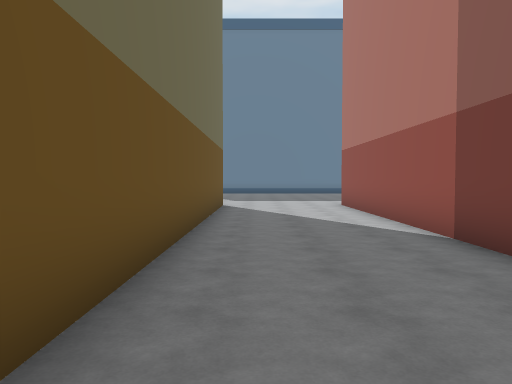
view 1 (above)

24 first-person views from a walk through a scene from a Unity 3-D project. The camera is 1.4 m above the floor, tilts 2° down and sees 70° across. The floor is counted in squares, 2 m on a side. Each view is taken from the middle of a square. On the plan, view 1 faces up. The plan holds only what a view shows up to about 11 squares ahead; the rest is blank. The place goes on beyond the plan. The player is left out. Some animated figures are left out. Some surface patterns are stand-ins.

view 2
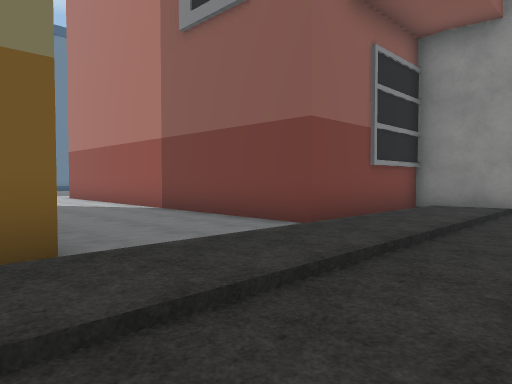

view 3
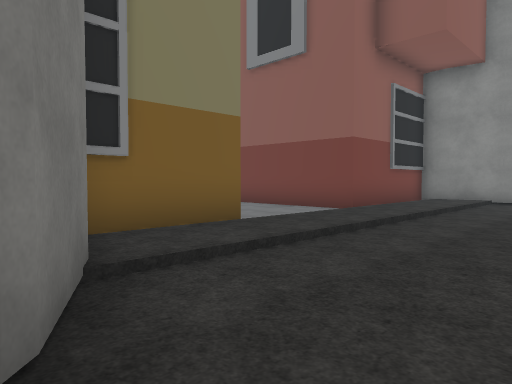

view 4
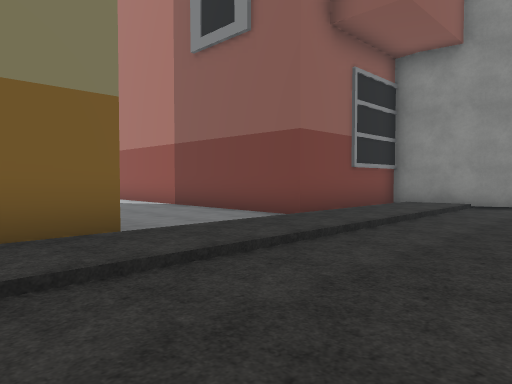

view 5
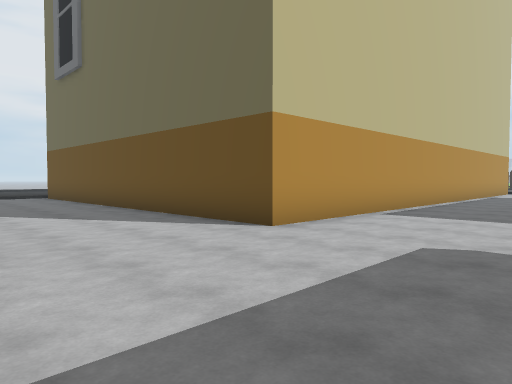

view 6
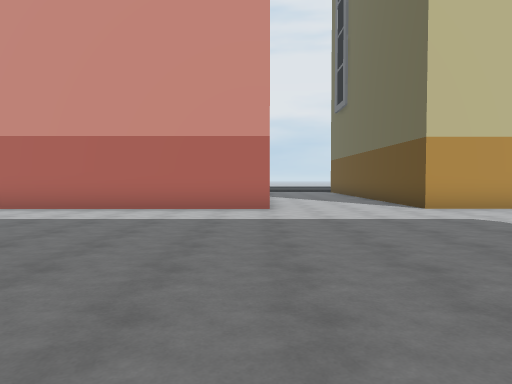

view 7
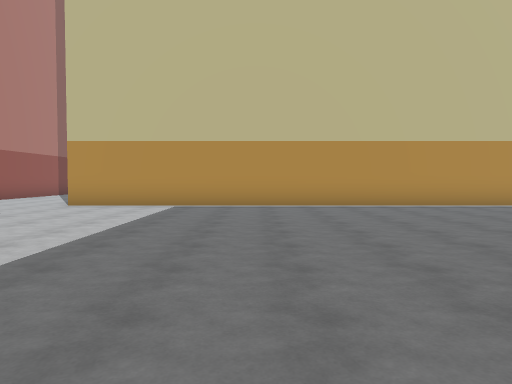

view 8
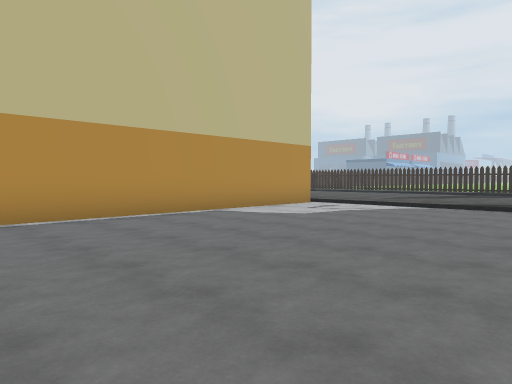

view 9
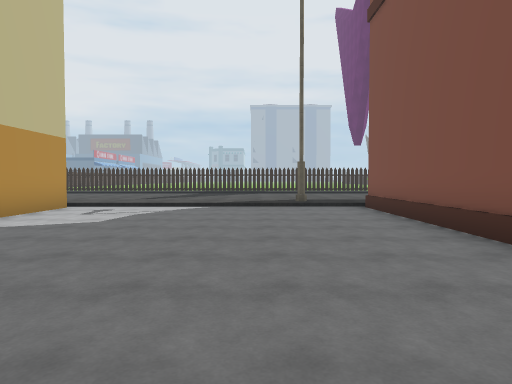

view 10
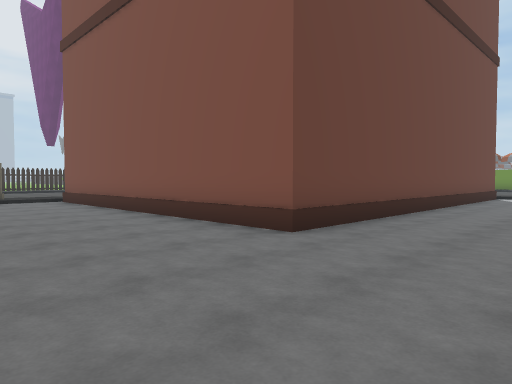

view 11
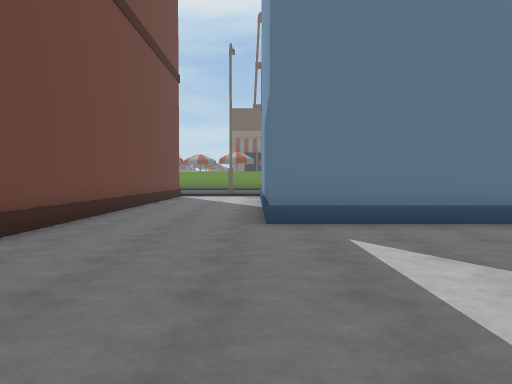

view 12
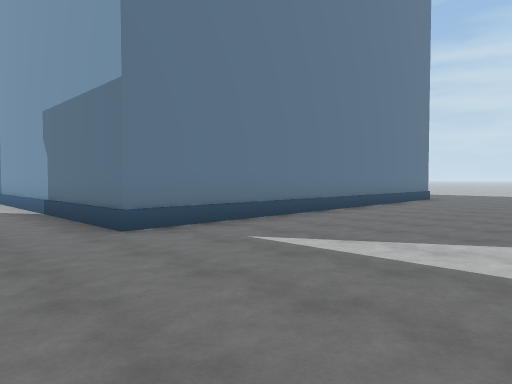

view 13
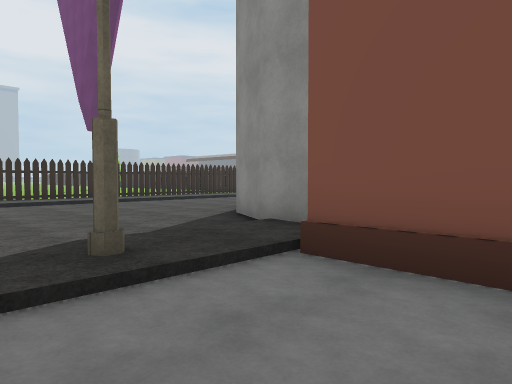

view 14
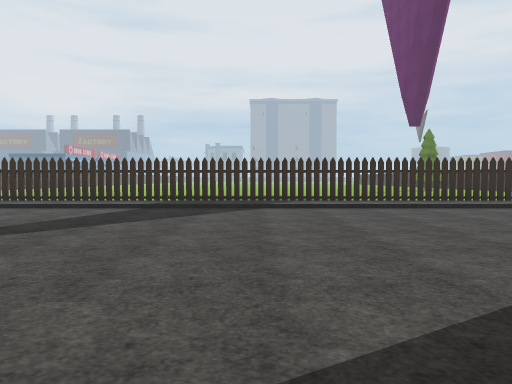

view 15
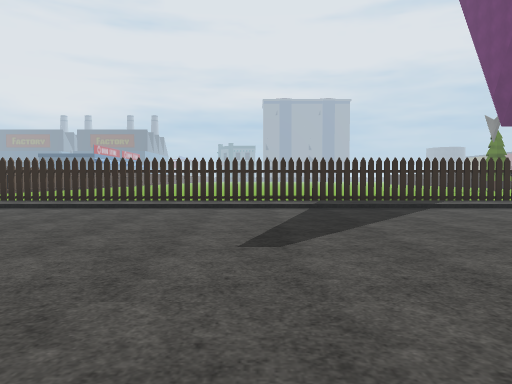

view 16
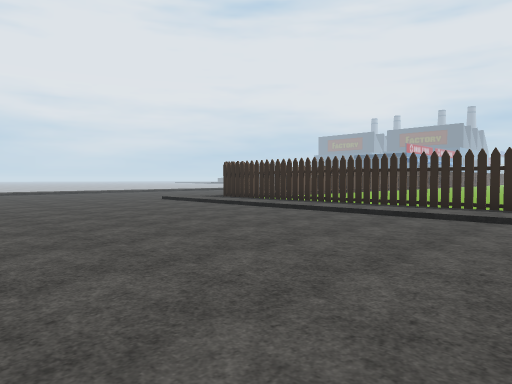

view 17
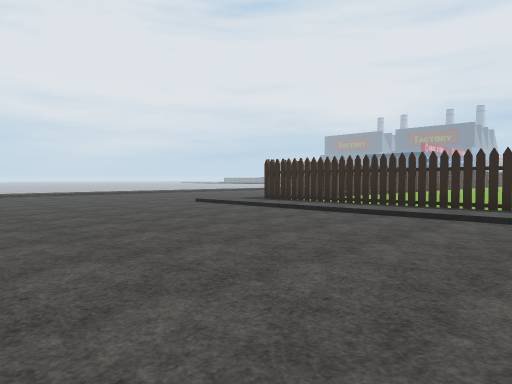

view 18
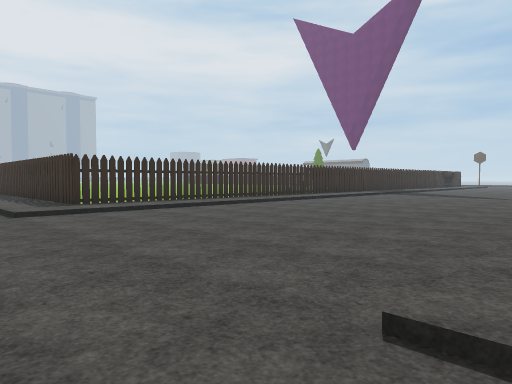

view 19
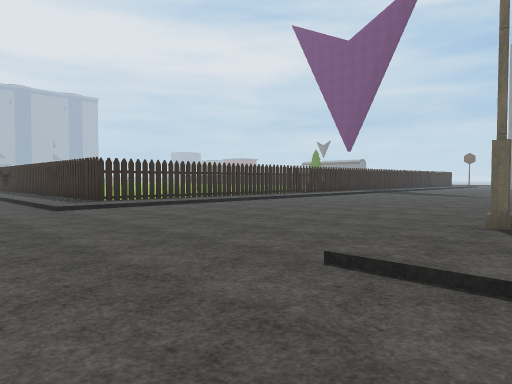

view 20
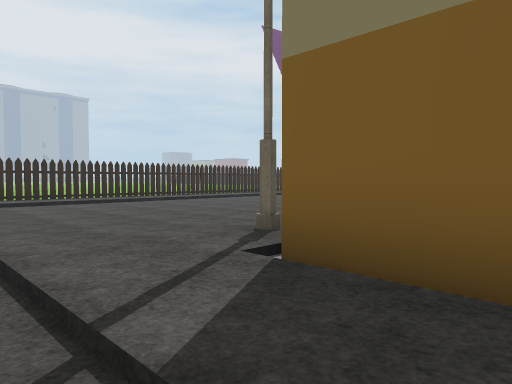

view 21
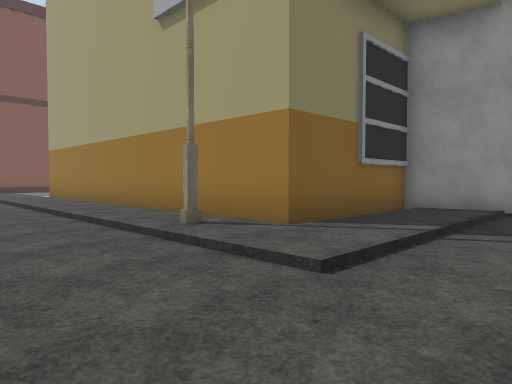

view 22
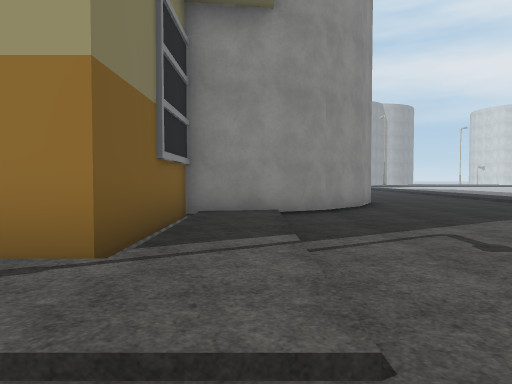

view 23
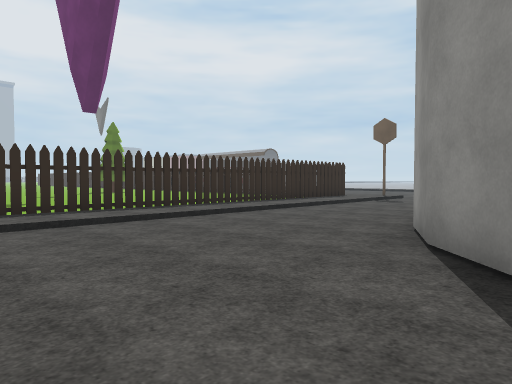

view 24
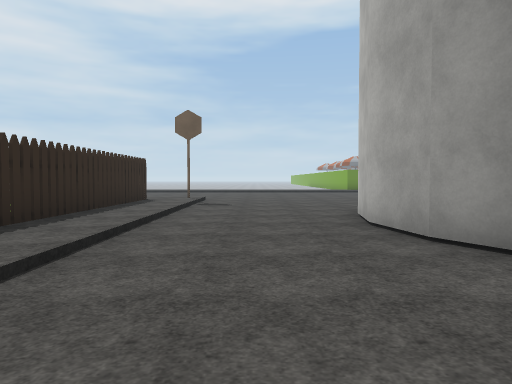

### Floor plan
Key: @ floor where view 1 was taken; # wall or solid block; . main floor; : floor 0.25 m higher than the main floor; / step, stairs or slope; ^ raised ledge; B building; F fence.
Columns run from 28 left of view 1 to 8 right of it. Each row starts with its distance up from view 1.
 26  F/...#             #..B
 25  F/...#             #..B
 24  F/...#             #..B
 23  F/...##            #..B
 22  F/....##           #..B
 21  F/.....##          #..BBBBBBBBBB
 20  F/......###        #............
 19  F/....../:#########^.............
 18  F/....../:/......................
 17  F/....../#/......................
 16  F/....../:/.......................
 15  F/....../:/........................
 14  F/....../:/........................
 13  F/....../:/.........................
 12  F/....../:/.........................
 11  F/....../:#################...######
 10  F/....../:#               #...#
  9  F/....../:#               #...#
  8  F/....../:#               #...#
  7  F/....../:#               #...#
  6  F/....../:#               #...#
  5  F/....../:#               #...#
  4  F/....../:#               #...#
  3  F/....../:#               #...#
  2  F/....../:#               #...#
  1  F/....../######        ####...#####
  0 FF/....../:::::#        #///@//////#
 -1 ::/....../:::::##      ##::::::::::#
 -2 ................##     #...........#
 -3    ..............##    #..........
 -4       ............#    ......

Positions as (right, up) in squares from view 1, and headings:
1: (0, 0), facing up
2: (-2, -3), facing up-right
3: (-5, -4), facing up-right
4: (-3, -4), facing up-right
5: (3, 15), facing down-left
6: (3, 20), facing down
7: (-6, 21), facing down
8: (-8, 18), facing down-left
9: (-8, 16), facing left
10: (-5, 15), facing up-left
11: (-5, 15), facing up
12: (-7, 16), facing up-right
13: (-15, 16), facing up-left
14: (-17, 16), facing left
15: (-17, 12), facing left
16: (-19, 10), facing down-left
17: (-19, 8), facing down-left
18: (-18, -3), facing up-left
19: (-17, -4), facing up-left
20: (-15, -2), facing up-left
21: (-21, -3), facing up-right
22: (-20, -1), facing right
23: (-20, 18), facing up-left
24: (-24, 19), facing up
